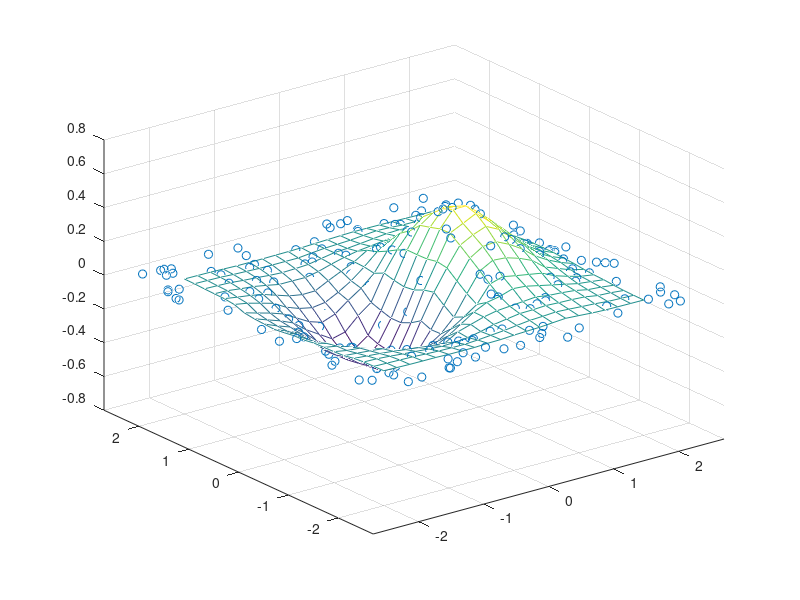

Recreate this plot in MATLAB.
rng default
xy = -2.5 + 5*rand([200 2]);
x = xy(:,1);
y = xy(:,2);
v = x.*exp(-x.^2-y.^2);

[xq,yq] = meshgrid(-2:.2:2, -2:.2:2);
vq = griddata(x,y,v,xq,yq);

figure;
mesh(xq,yq,vq);
hold on
plot3(x,y,v,"o");
xlim([-2.7 2.7]);
ylim([-2.7 2.7]);